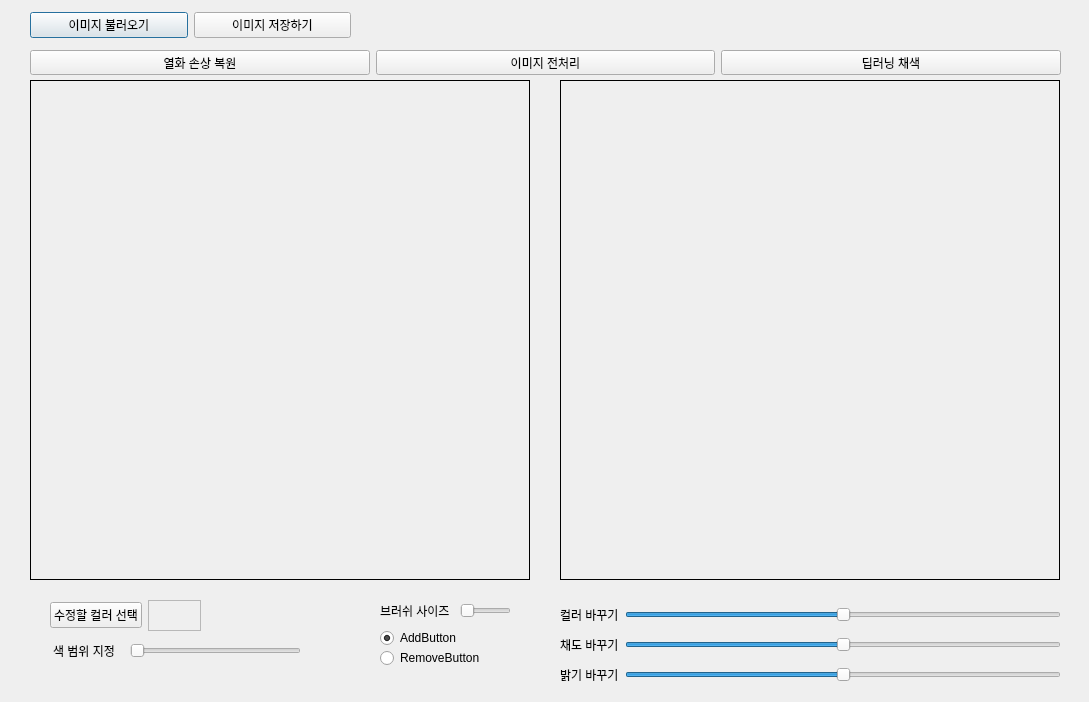
<?xml version="1.0" encoding="UTF-8"?>
<ui version="4.0">
 <class>Dialog</class>
 <widget class="QDialog" name="Dialog">
  <property name="geometry">
   <rect>
    <x>0</x>
    <y>0</y>
    <width>1089</width>
    <height>702</height>
   </rect>
  </property>
  <property name="acceptDrops">
   <bool>true</bool>
  </property>
  <property name="windowTitle">
   <string>Dialog</string>
  </property>
  <property name="windowIcon">
   <iconset>
    <normaloff>../Logo.jpg</normaloff>../Logo.jpg</iconset>
  </property>
  <widget class="QLabel" name="imgLabel">
   <property name="geometry">
    <rect>
     <x>30</x>
     <y>80</y>
     <width>500</width>
     <height>500</height>
    </rect>
   </property>
   <property name="frameShape">
    <enum>QFrame::Box</enum>
   </property>
   <property name="text">
    <string/>
   </property>
   <property name="alignment">
    <set>Qt::AlignCenter</set>
   </property>
  </widget>
  <widget class="QLabel" name="resultLabel">
   <property name="geometry">
    <rect>
     <x>560</x>
     <y>80</y>
     <width>500</width>
     <height>500</height>
    </rect>
   </property>
   <property name="frameShape">
    <enum>QFrame::Box</enum>
   </property>
   <property name="text">
    <string/>
   </property>
  </widget>
  <widget class="QWidget" name="layoutWidget">
   <property name="geometry">
    <rect>
     <x>30</x>
     <y>10</y>
     <width>321</width>
     <height>31</height>
    </rect>
   </property>
   <layout class="QHBoxLayout" name="horizontalLayout_2">
    <item>
     <widget class="QPushButton" name="loadButton">
      <property name="text">
       <string>이미지 불러오기</string>
      </property>
     </widget>
    </item>
    <item>
     <widget class="QPushButton" name="saveButton">
      <property name="text">
       <string>이미지 저장하기</string>
      </property>
     </widget>
    </item>
   </layout>
  </widget>
  <widget class="QWidget" name="layoutWidget_3">
   <property name="geometry">
    <rect>
     <x>560</x>
     <y>600</y>
     <width>501</width>
     <height>91</height>
    </rect>
   </property>
   <layout class="QVBoxLayout" name="verticalLayout_3">
    <item>
     <layout class="QHBoxLayout" name="horizontalLayout_9">
      <item>
       <widget class="QLabel" name="label_5">
        <property name="text">
         <string>컬러 바꾸기</string>
        </property>
       </widget>
      </item>
      <item>
       <widget class="QSlider" name="hue">
        <property name="minimum">
         <number>-180</number>
        </property>
        <property name="maximum">
         <number>180</number>
        </property>
        <property name="orientation">
         <enum>Qt::Horizontal</enum>
        </property>
       </widget>
      </item>
     </layout>
    </item>
    <item>
     <layout class="QHBoxLayout" name="horizontalLayout_10">
      <item>
       <widget class="QLabel" name="label_8">
        <property name="text">
         <string>채도 바꾸기</string>
        </property>
       </widget>
      </item>
      <item>
       <widget class="QSlider" name="sat">
        <property name="minimum">
         <number>-255</number>
        </property>
        <property name="maximum">
         <number>255</number>
        </property>
        <property name="orientation">
         <enum>Qt::Horizontal</enum>
        </property>
       </widget>
      </item>
     </layout>
    </item>
    <item>
     <layout class="QHBoxLayout" name="horizontalLayout_11">
      <item>
       <widget class="QLabel" name="label_9">
        <property name="text">
         <string>밝기 바꾸기</string>
        </property>
       </widget>
      </item>
      <item>
       <widget class="QSlider" name="val">
        <property name="minimum">
         <number>-255</number>
        </property>
        <property name="maximum">
         <number>255</number>
        </property>
        <property name="orientation">
         <enum>Qt::Horizontal</enum>
        </property>
       </widget>
      </item>
     </layout>
    </item>
   </layout>
  </widget>
  <widget class="QWidget" name="layoutWidget">
   <property name="geometry">
    <rect>
     <x>50</x>
     <y>600</y>
     <width>151</width>
     <height>31</height>
    </rect>
   </property>
   <layout class="QHBoxLayout" name="horizontalLayout_6">
    <item>
     <widget class="QPushButton" name="colorSelectButton">
      <property name="text">
       <string>수정할 컬러 선택</string>
      </property>
     </widget>
    </item>
    <item>
     <widget class="QFrame" name="colorFrame">
      <property name="frameShape">
       <enum>QFrame::StyledPanel</enum>
      </property>
      <property name="frameShadow">
       <enum>QFrame::Raised</enum>
      </property>
     </widget>
    </item>
   </layout>
  </widget>
  <widget class="QWidget" name="layoutWidget">
   <property name="geometry">
    <rect>
     <x>30</x>
     <y>50</y>
     <width>1031</width>
     <height>25</height>
    </rect>
   </property>
   <layout class="QHBoxLayout" name="horizontalLayout_12">
    <item>
     <widget class="QPushButton" name="restoreButton">
      <property name="text">
       <string>열화 손상 복원</string>
      </property>
     </widget>
    </item>
    <item>
     <widget class="QPushButton" name="pretreatmentButton">
      <property name="text">
       <string>이미지 전처리</string>
      </property>
     </widget>
    </item>
    <item>
     <widget class="QPushButton" name="coloringButton">
      <property name="text">
       <string>딥러닝 채색</string>
      </property>
     </widget>
    </item>
   </layout>
  </widget>
  <widget class="QLabel" name="label_13">
   <property name="geometry">
    <rect>
     <x>53</x>
     <y>639</y>
     <width>71</width>
     <height>24</height>
    </rect>
   </property>
   <property name="text">
    <string>색 범위 지정</string>
   </property>
  </widget>
  <widget class="QSlider" name="setRange">
   <property name="geometry">
    <rect>
     <x>130</x>
     <y>640</y>
     <width>171</width>
     <height>22</height>
    </rect>
   </property>
   <property name="maximum">
    <number>30</number>
   </property>
   <property name="value">
    <number>0</number>
   </property>
   <property name="orientation">
    <enum>Qt::Horizontal</enum>
   </property>
  </widget>
  <widget class="QRadioButton" name="AddButton">
   <property name="geometry">
    <rect>
     <x>380</x>
     <y>630</y>
     <width>101</width>
     <height>16</height>
    </rect>
   </property>
   <property name="acceptDrops">
    <bool>false</bool>
   </property>
   <property name="text">
    <string>AddButton</string>
   </property>
   <property name="checked">
    <bool>true</bool>
   </property>
  </widget>
  <widget class="QRadioButton" name="RemoveButton">
   <property name="geometry">
    <rect>
     <x>380</x>
     <y>650</y>
     <width>101</width>
     <height>16</height>
    </rect>
   </property>
   <property name="text">
    <string>RemoveButton</string>
   </property>
  </widget>
  <widget class="QLabel" name="label_14">
   <property name="geometry">
    <rect>
     <x>380</x>
     <y>599</y>
     <width>81</width>
     <height>24</height>
    </rect>
   </property>
   <property name="text">
    <string>브러쉬 사이즈</string>
   </property>
  </widget>
  <widget class="QSlider" name="setBrushSize">
   <property name="geometry">
    <rect>
     <x>460</x>
     <y>600</y>
     <width>51</width>
     <height>22</height>
    </rect>
   </property>
   <property name="minimum">
    <number>3</number>
   </property>
   <property name="maximum">
    <number>6</number>
   </property>
   <property name="value">
    <number>3</number>
   </property>
   <property name="orientation">
    <enum>Qt::Horizontal</enum>
   </property>
  </widget>
  <zorder>layoutWidget</zorder>
  <zorder>layoutWidget</zorder>
  <zorder>imgLabel</zorder>
  <zorder>resultLabel</zorder>
  <zorder>layoutWidget</zorder>
  <zorder>layoutWidget_3</zorder>
  <zorder>label_13</zorder>
  <zorder>setRange</zorder>
  <zorder>AddButton</zorder>
  <zorder>RemoveButton</zorder>
  <zorder>label_14</zorder>
  <zorder>setBrushSize</zorder>
 </widget>
 <resources/>
 <connections/>
</ui>
